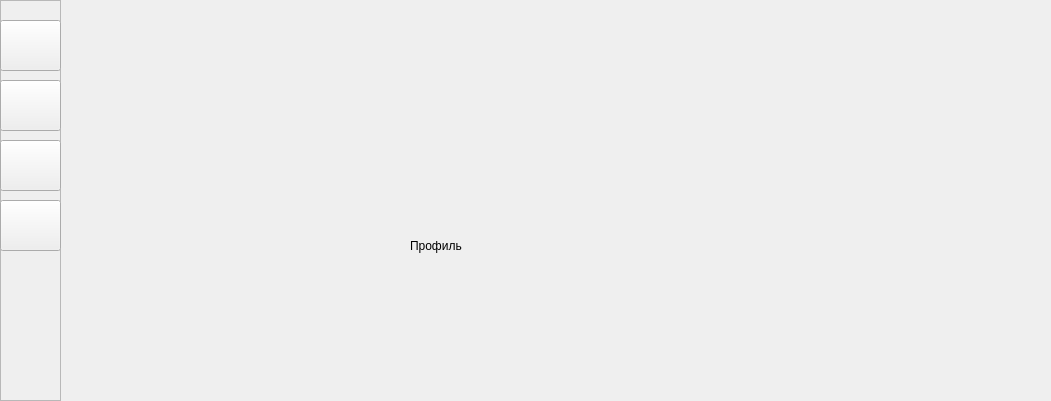
<?xml version="1.0" encoding="UTF-8"?>
<ui version="4.0">
 <class>MainWindow</class>
 <widget class="QMainWindow" name="MainWindow">
  <property name="geometry">
   <rect>
    <x>0</x>
    <y>0</y>
    <width>1051</width>
    <height>401</height>
   </rect>
  </property>
  <property name="windowTitle">
   <string>MainWindow</string>
  </property>
  <property name="styleSheet">
   <string notr="true">QFrame[objectName=&quot;navigation_bar&quot;] { background-color: #19202e }

QPushButton[objectName=&quot;profile_menu&quot;] { background: transparent; }
QPushButton[objectName=&quot;journal_menu&quot;] { background: transparent; }  
QPushButton[objectName=&quot;settings_menu&quot;] { background: transparent; }  
QPushButton[objectName=&quot;help_menu&quot;] { background: transparent; }  
</string>
  </property>
  <widget class="QWidget" name="centralwidget">
   <widget class="QStackedWidget" name="stackedWidget">
    <property name="geometry">
     <rect>
      <x>60</x>
      <y>0</y>
      <width>991</width>
      <height>401</height>
     </rect>
    </property>
    <property name="currentIndex">
     <number>0</number>
    </property>
    <widget class="QWidget" name="profile_page">
     <widget class="QLabel" name="label">
      <property name="geometry">
       <rect>
        <x>350</x>
        <y>190</y>
        <width>231</width>
        <height>111</height>
       </rect>
      </property>
      <property name="text">
       <string>Профиль</string>
      </property>
     </widget>
    </widget>
    <widget class="QWidget" name="journal_page">
     <widget class="QLabel" name="label_2">
      <property name="geometry">
       <rect>
        <x>320</x>
        <y>170</y>
        <width>271</width>
        <height>181</height>
       </rect>
      </property>
      <property name="text">
       <string>Журнал</string>
      </property>
     </widget>
    </widget>
    <widget class="QWidget" name="settings_page">
     <widget class="QLabel" name="label_3">
      <property name="geometry">
       <rect>
        <x>300</x>
        <y>160</y>
        <width>201</width>
        <height>71</height>
       </rect>
      </property>
      <property name="text">
       <string>Настройки</string>
      </property>
     </widget>
    </widget>
    <widget class="QWidget" name="help_page">
     <widget class="QLabel" name="label_4">
      <property name="geometry">
       <rect>
        <x>290</x>
        <y>110</y>
        <width>211</width>
        <height>111</height>
       </rect>
      </property>
      <property name="text">
       <string>Обо мне</string>
      </property>
     </widget>
    </widget>
   </widget>
   <widget class="QFrame" name="navigation_bar">
    <property name="geometry">
     <rect>
      <x>0</x>
      <y>0</y>
      <width>61</width>
      <height>401</height>
     </rect>
    </property>
    <property name="frameShape">
     <enum>QFrame::StyledPanel</enum>
    </property>
    <property name="frameShadow">
     <enum>QFrame::Raised</enum>
    </property>
    <widget class="QPushButton" name="profile_menu">
     <property name="geometry">
      <rect>
       <x>0</x>
       <y>20</y>
       <width>61</width>
       <height>51</height>
      </rect>
     </property>
     <property name="cursor">
      <cursorShape>PointingHandCursor</cursorShape>
     </property>
     <property name="text">
      <string/>
     </property>
    </widget>
    <widget class="QPushButton" name="journal_menu">
     <property name="geometry">
      <rect>
       <x>0</x>
       <y>80</y>
       <width>61</width>
       <height>51</height>
      </rect>
     </property>
     <property name="cursor">
      <cursorShape>PointingHandCursor</cursorShape>
     </property>
     <property name="text">
      <string/>
     </property>
    </widget>
    <widget class="QPushButton" name="settings_menu">
     <property name="geometry">
      <rect>
       <x>0</x>
       <y>140</y>
       <width>61</width>
       <height>51</height>
      </rect>
     </property>
     <property name="cursor">
      <cursorShape>PointingHandCursor</cursorShape>
     </property>
     <property name="text">
      <string/>
     </property>
    </widget>
    <widget class="QPushButton" name="help_menu">
     <property name="geometry">
      <rect>
       <x>0</x>
       <y>200</y>
       <width>61</width>
       <height>51</height>
      </rect>
     </property>
     <property name="cursor">
      <cursorShape>PointingHandCursor</cursorShape>
     </property>
     <property name="text">
      <string/>
     </property>
    </widget>
    <widget class="QLabel" name="profile_icon">
     <property name="geometry">
      <rect>
       <x>10</x>
       <y>30</y>
       <width>41</width>
       <height>31</height>
      </rect>
     </property>
     <property name="text">
      <string/>
     </property>
     <property name="pixmap">
      <pixmap>../icons/profile_icon.png</pixmap>
     </property>
     <property name="scaledContents">
      <bool>true</bool>
     </property>
     <property name="alignment">
      <set>Qt::AlignCenter</set>
     </property>
    </widget>
    <widget class="QLabel" name="journal_icon">
     <property name="geometry">
      <rect>
       <x>10</x>
       <y>90</y>
       <width>41</width>
       <height>31</height>
      </rect>
     </property>
     <property name="text">
      <string/>
     </property>
     <property name="pixmap">
      <pixmap>../icons/journal_icon.png</pixmap>
     </property>
     <property name="scaledContents">
      <bool>true</bool>
     </property>
     <property name="alignment">
      <set>Qt::AlignCenter</set>
     </property>
    </widget>
    <widget class="QLabel" name="settings_icon">
     <property name="geometry">
      <rect>
       <x>10</x>
       <y>150</y>
       <width>41</width>
       <height>31</height>
      </rect>
     </property>
     <property name="cursor">
      <cursorShape>ArrowCursor</cursorShape>
     </property>
     <property name="text">
      <string/>
     </property>
     <property name="pixmap">
      <pixmap>../icons/settings_icon.png</pixmap>
     </property>
     <property name="scaledContents">
      <bool>true</bool>
     </property>
     <property name="alignment">
      <set>Qt::AlignCenter</set>
     </property>
    </widget>
    <widget class="QLabel" name="help_icon">
     <property name="geometry">
      <rect>
       <x>10</x>
       <y>210</y>
       <width>41</width>
       <height>31</height>
      </rect>
     </property>
     <property name="text">
      <string/>
     </property>
     <property name="pixmap">
      <pixmap>../icons/help_icon.png</pixmap>
     </property>
     <property name="scaledContents">
      <bool>true</bool>
     </property>
    </widget>
    <zorder>settings_icon</zorder>
    <zorder>profile_icon</zorder>
    <zorder>journal_icon</zorder>
    <zorder>help_icon</zorder>
    <zorder>profile_menu</zorder>
    <zorder>journal_menu</zorder>
    <zorder>settings_menu</zorder>
    <zorder>help_menu</zorder>
   </widget>
  </widget>
 </widget>
 <resources/>
 <connections/>
</ui>
